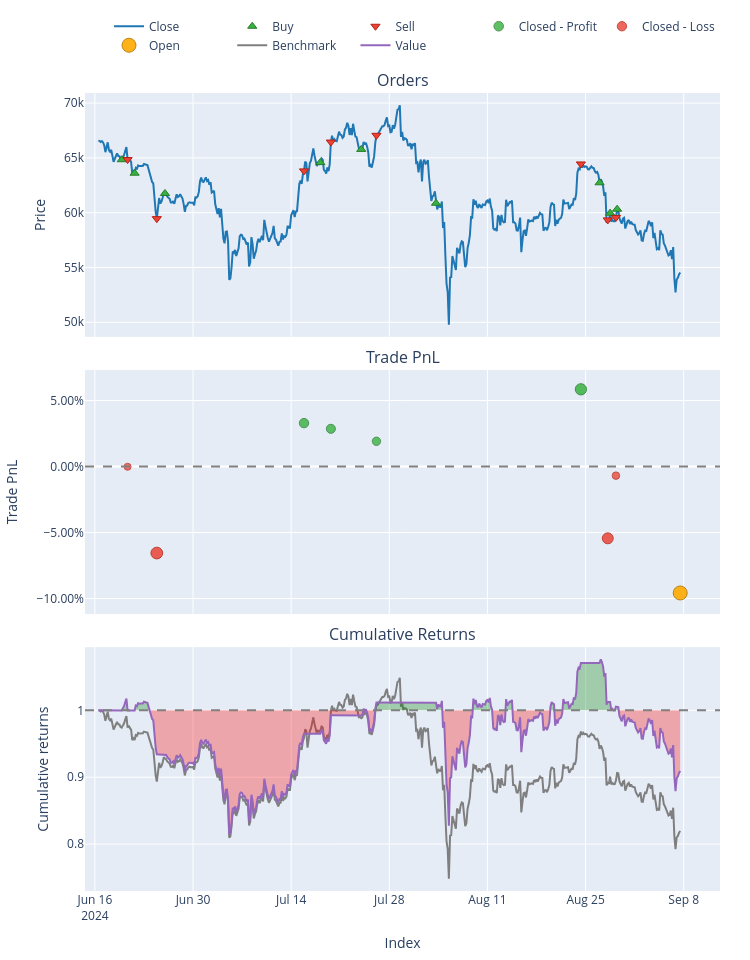
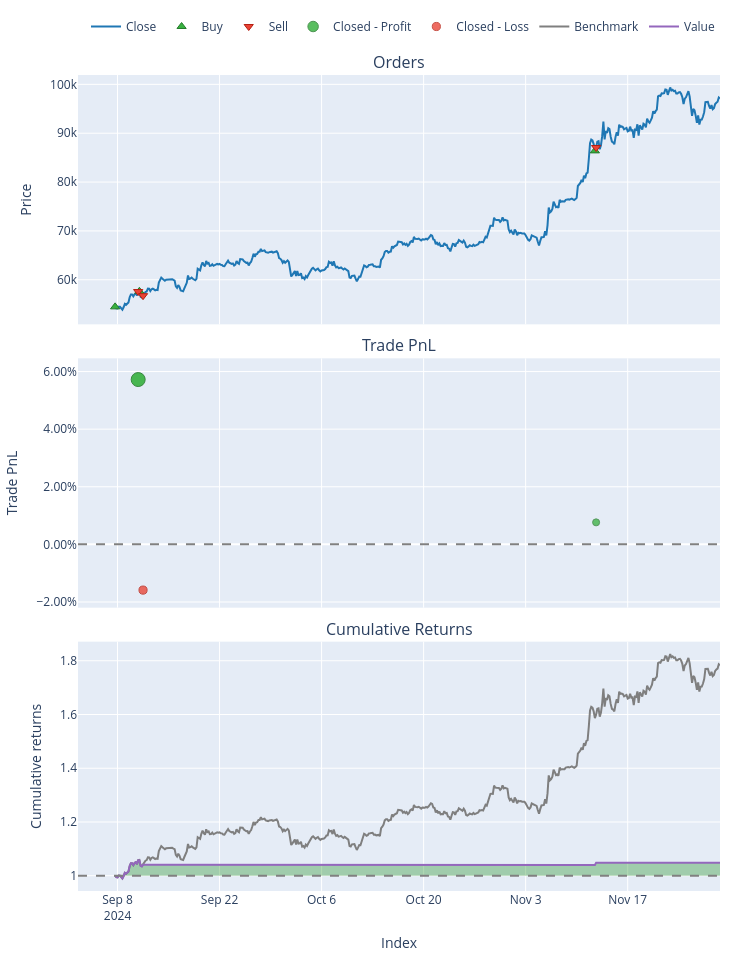
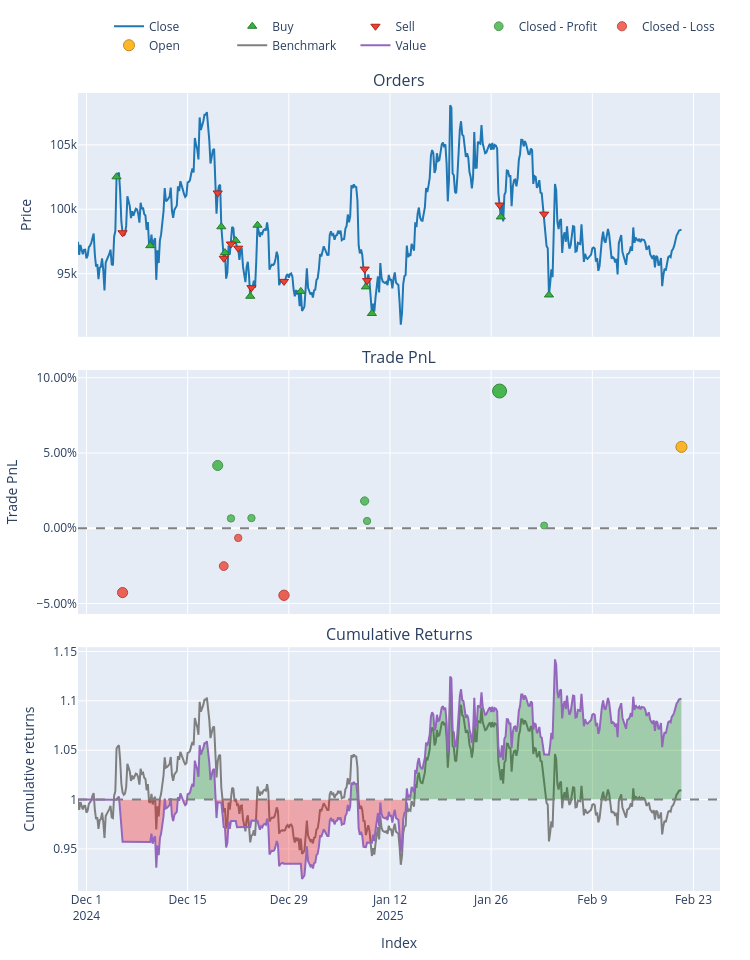

The code cell stored with these charts, in order, in its notebook:
### Markdown cell above
(This snippet): Load “best_rf_pipeline.pkl”, do final expanding walk-forward with vectorbt, threshold, and fees → get final robust out-of-sample performance

### Code cell
# THIRD CODE: Final Expanding Walk-Forward with VectorBT
# using the best pipeline loaded from best_rf_pipeline.pkl

# Step 1: Move to project root
%cd c:/Users/moham/OneDrive/ml_bot_trading

import warnings
warnings.filterwarnings("ignore")

import pandas as pd
import numpy as np
import MetaTrader5 as mt5
import vectorbt as vbt
import joblib

# Our modules
from data.data_loader import get_data_mt5
from features.feature_engineering import add_all_ta_features
from features.labeling_schemes import calculate_future_returns

# Sklearn
from sklearn.metrics import mean_squared_error

###########################################################
# 1) DATA LOADING & FEATURE ENGINEERING
###########################################################
if not mt5.initialize():
    print("Failed to initialize MT5")
else:
    data = get_data_mt5(symbol="BTCUSD", timeframe=mt5.TIMEFRAME_H4, n_bars=2000)
    mt5.shutdown()

df = add_all_ta_features(data)
df = calculate_future_returns(df).dropna(subset=["future_returns"])

# If df's index is date/time, ensure it's sorted chronologically if needed:
# df = df.sort_index()

X = df.drop(columns=["future_returns"])
y = df["future_returns"]

###########################################################
# 2) DEFINING EXPANDING SPLITS
###########################################################
def expanding_walk_forward_splits(X, y, n_splits=3):
    """
    Creates expanding walk-forward folds. For each fold i:
      - Train: [0 : fold_i]
      - Test:  [fold_i : fold_{i+1}]
    The last fold extends to the end.
    """
    n = len(X)
    fold_size = n // (n_splits + 1)
    splits = []
    
    for i in range(n_splits):
        train_end = (i+1) * fold_size
        if i == n_splits - 1:
            test_end = n
        else:
            test_end = (i+2) * fold_size
            if test_end > n:
                test_end = n
        
        X_train_fold = X.iloc[:train_end]
        y_train_fold = y.iloc[:train_end]
        
        X_test_fold = X.iloc[train_end:test_end]
        y_test_fold = y.iloc[train_end:test_end]
        
        splits.append((X_train_fold, y_train_fold, X_test_fold, y_test_fold))
    return splits

folds = expanding_walk_forward_splits(X, y, n_splits=3)
print(f"Number of folds: {len(folds)}")

###########################################################
# 3) LOAD BEST PIPELINE & RUN EXPANDING WALK-FORWARD
###########################################################
# This pipeline was saved in the second code (hyperparam tuning step)
best_pipeline = joblib.load("best_rf_pipeline.pkl")
print("Loaded best pipeline from 'best_rf_pipeline.pkl'")

threshold = 0.0005  # min predicted return for a trade
fees = 0.0002       # 0.02% transaction cost per trade

fold_results = {}

for i, (X_train_fold, y_train_fold, X_test_fold, y_test_fold) in enumerate(folds, start=1):
    print(f"\n=== Fold {i} ===")
    print(f"Train size: {len(X_train_fold)}, Test size: {len(X_test_fold)}")
    
    # 3.1 Fit the pipeline on this fold's train portion
    # The pipeline includes: [("scaler", StandardScaler()), ("rf", RandomForestRegressor with best hyperparams)]
    best_pipeline.fit(X_train_fold, y_train_fold)
    
    # 3.2 Predict on the test portion
    preds = best_pipeline.predict(X_test_fold)
    mse = mean_squared_error(y_test_fold, preds)
    
    # 3.3 Convert predictions => signals with threshold
    signals = np.where(preds > threshold, 1, np.where(preds < -threshold, -1, 0))
    
    # 3.4 Vectorbt backtest on the test portion
    df_test_fold = df.loc[X_test_fold.index].copy()  # label-based indexing
    close_prices = df_test_fold["close"]
    
    # pad signals if needed
    if len(signals) < len(close_prices):
        signals = np.append(signals, [0]*(len(close_prices)-len(signals)))
    
    signals_s = pd.Series(signals, index=close_prices.index)
    
    pf = vbt.Portfolio.from_signals(
        close_prices,
        entries=signals_s > 0,
        exits=signals_s < 0,
        init_cash=10000,
        freq='4H',
        fees=fees
    )
    
    total_return = pf.total_return()
    sharpe_ratio = pf.sharpe_ratio()
    
    print(f"Fold {i} MSE={mse:.2e}, Return={total_return:.2f}%, Sharpe={sharpe_ratio:.2f}")
    
    # Full stats
    print("\nVectorbt stats for Fold", i)
    print(pf.stats())

    # Optional: Plot
    fig = pf.plot()
    fig.show()
    
    # store results
    fold_results[i] = {
        "MSE": mse,
        "TotalReturn": total_return,
        "Sharpe": sharpe_ratio
    }

###########################################################
# 4) PRINT FOLD RESULTS
###########################################################
for i, stats in fold_results.items():
    print(f"\nFold {i} => MSE={stats['MSE']:.2e}, Return={stats['TotalReturn']:.2f}%, Sharpe={stats['Sharpe']:.2f}")

### Figure 1 — Plotly figure (JSON) as saved in the notebook; plotly's stock layout.template omitted (floating-point values rounded to 4 significant figures; data arrays with more than 128 entries replaced by an {"elided": "..."} marker saying what was removed)
{"data": [{"legendgroup": "0", "line": {"color": "#1f77b4"}, "name": "Close", "showlegend": true, "type": "scatter", "uid": "5306b807-f0d3-4a43-85c0-52082514bd79", "x": {"elided": "499 str values"}, "xaxis": "x", "y": {"elided": "499 float values"}, "yaxis": "y"}, {"customdata": [[0, 0.1542, 2.0], [2, 0.1572, 1.999], [4, 0.1513, 1.868], [6, 0.1494, 1.93], [8, 0.1509, 1.985], [10, 0.1662, 2.023], [12, 0.1707, 2.141], [14, 0.1689, 2.025], [16, 0.1667, 2.011]], "hovertemplate": "Order Id: %{customdata[0]}<br>Timestamp: %{x}<br>Price: %{y}<br>Size: %{customdata[1]:.6f}<br>Fees: %{customdata[2]:.6f}", "legendgroup": "1", "marker": {"color": "#37B13F", "line": {"color": "rgb(38,123,44)", "width": 1}, "size": 8, "symbol": "triangle-up"}, "mode": "markers", "name": "Buy", "type": "scatter", "uid": "b66f9fa4-1cd9-41e0-ace4-3d0a2c895f0f", "x": ["2024-06-19T20:00:00", "2024-06-21T16:00:00", "2024-06-26T00:00:00", "2024-07-18T04:00:00", "2024-07-24T00:00:00", "2024-08-03T16:00:00", "2024-08-27T00:00:00", "2024-08-28T12:00:00", "2024-08-29T12:00:00"], "xaxis": "x", "y": [64830.0, 63601, 61750.0, 64570.0, 65770.0, 60860.0, 62730.0, 59950.0, 60320.0], "yaxis": "y"}, {"customdata": [[1, 0.1542, 2.0], [3, 0.1572, 1.869], [5, 0.1513, 1.931], [7, 0.1494, 1.986], [9, 0.1509, 2.024], [11, 0.1662, 2.142], [13, 0.1707, 2.026], [15, 0.1689, 2.012]], "hovertemplate": "Order Id: %{customdata[0]}<br>Timestamp: %{x}<br>Price: %{y}<br>Size: %{customdata[1]:.6f}<br>Fees: %{customdata[2]:.6f}", "legendgroup": "2", "marker": {"color": "#EA4335", "line": {"color": "rgb(181,31,18)", "width": 1}, "size": 8, "symbol": "triangle-down"}, "mode": "markers", "name": "Sell", "type": "scatter", "uid": "d1768891-8461-443e-98ba-e640228c80dc", "x": ["2024-06-20T16:00:00", "2024-06-24T20:00:00", "2024-07-15T20:00:00", "2024-07-19T16:00:00", "2024-07-26T04:00:00", "2024-08-24T08:00:00", "2024-08-28T04:00:00", "2024-08-29T08:00:00"], "xaxis": "x", "y": [64850.0, 59460.0, 63810.0, 66440.0, 67060.0, 64450.0, 59340.0, 59560.0], "yaxis": "y"}, {"customdata": [[2, 2, 307.5, 0.03292], [3, 3, 276.0, 0.0286], [4, 4, 190.2, 0.01916], [5, 5, 592.0, 0.05853]], "hovertemplate": "Exit Trade Id: %{customdata[0]}<br>Position Id: %{customdata[1]}<br>Exit Timestamp: %{x}<br>PnL: %{customdata[2]:.6f}<br>Return: %{customdata[3]:.2%}", "legendgroup": "3", "marker": {"color": "#37B13F", "line": {"color": "rgb(38,123,44)", "width": 1}, "opacity": [0.8014, 0.7946, 0.7798, 0.8416], "size": [9.398, 9.082, 8.391, 11.27], "symbol": "circle"}, "mode": "markers", "name": "Closed - Profit", "type": "scatter", "uid": "a6eec927-ee7b-495d-bac5-0fd900278f45", "x": ["2024-07-15T20:00:00", "2024-07-19T16:00:00", "2024-07-26T04:00:00", "2024-08-24T08:00:00"], "xaxis": "x2", "y": [0.03292, 0.0286, 0.01916, 0.05853], "yaxis": "y2"}, {"customdata": [[0, 0, -1.6, -0.00016], [1, 1, -655.2, -0.06554], [6, 6, -582.2, -0.05438], [7, 7, -69.68, -0.006882]], "hovertemplate": "Exit Trade Id: %{customdata[0]}<br>Position Id: %{customdata[1]}<br>Exit Timestamp: %{x}<br>PnL: %{customdata[2]:.6f}<br>Return: %{customdata[3]:.2%}", "legendgroup": "4", "marker": {"color": "#EA4335", "line": {"color": "rgb(181,31,18)", "width": 1}, "opacity": [0.75, 0.8526, 0.835, 0.7605], "size": [7, 11.79, 10.97, 7.492], "symbol": "circle"}, "mode": "markers", "name": "Closed - Loss", "type": "scatter", "uid": "3c294509-1fc8-4db3-885c-17a9618759c1", "x": ["2024-06-20T16:00:00", "2024-06-24T20:00:00", "2024-08-28T04:00:00", "2024-08-29T08:00:00"], "xaxis": "x2", "y": [-0.00016, -0.06554, -0.05438, -0.006882], "yaxis": "y2"}, {"customdata": [[8, 8, -963.2, -0.09579]], "hovertemplate": "Exit Trade Id: %{customdata[0]}<br>Position Id: %{customdata[1]}<br>Exit Timestamp: %{x}<br>PnL: %{customdata[2]:.6f}<br>Return: %{customdata[3]:.2%}", "legendgroup": "5", "marker": {"color": "#FFAA00", "line": {"color": "rgb(178,118,0)", "width": 1}, "opacity": [0.9], "size": [14], "symbol": "circle"}, "mode": "markers", "name": "Open", "type": "scatter", "uid": "122fa961-148a-49be-9320-b32fd053bfbd", "x": ["2024-09-07T12:00:00"], "xaxis": "x2", "y": [-0.09579], "yaxis": "y2"}, {"legendgroup": "6", "line": {"color": "#7f7f7f"}, "name": "Benchmark", "showlegend": true, "type": "scatter", "uid": "3dbcd5a1-bbc3-4fe0-b99a-dfa20a2f08e9", "x": {"elided": "499 str values"}, "xaxis": "x3", "y": {"elided": "499 float values"}, "yaxis": "y3"}, {"hoverinfo": "skip", "legendgroup": "7", "line": {"color": "rgba(0, 0, 0, 0)", "width": 0}, "opacity": 0, "showlegend": false, "type": "scatter", "uid": "0e17559a-ed29-4ae9-8907-6ff56609e1b0", "x": {"elided": "499 str values"}, "xaxis": "x3", "y": {"elided": "499 int values"}, "yaxis": "y3"}, {"connectgaps": false, "fill": "tonexty", "fillcolor": "rgba(0, 128, 0, 0.3)", "hoverinfo": "skip", "legendgroup": "7", "line": {"color": "rgba(0, 0, 0, 0)", "width": 0}, "opacity": 0, "showlegend": false, "type": "scatter", "uid": "6bcf7801-453b-48a6-8109-54e1877c478f", "x": {"elided": "499 str values"}, "xaxis": "x3", "y": {"elided": "499 float values"}, "yaxis": "y3"}, {"hoverinfo": "skip", "legendgroup": "7", "line": {"color": "rgba(0, 0, 0, 0)", "width": 0}, "opacity": 0, "showlegend": false, "type": "scatter", "uid": "767d3bb6-0a09-46e6-bd0c-9777e9cc79d0", "x": {"elided": "499 str values"}, "xaxis": "x3", "y": {"elided": "499 int values"}, "yaxis": "y3"}, {"connectgaps": false, "fill": "tonexty", "fillcolor": "rgba(255, 0, 0, 0.3)", "hoverinfo": "skip", "legendgroup": "7", "line": {"color": "rgba(0, 0, 0, 0)", "width": 0}, "opacity": 0, "showlegend": false, "type": "scatter", "uid": "ccd00532-7b9c-4f98-b35a-daa29537b620", "x": {"elided": "499 str values"}, "xaxis": "x3", "y": {"elided": "499 float values"}, "yaxis": "y3"}, {"legendgroup": "8", "line": {"color": "#9467bd"}, "name": "Value", "showlegend": true, "type": "scatter", "uid": "672c1102-f61f-4ab9-b4ff-477f9f0abfb6", "x": {"elided": "499 str values"}, "xaxis": "x3", "y": {"elided": "499 float values"}, "yaxis": "y3"}, {"hoverinfo": "skip", "legendgroup": "7", "line": {"color": "rgba(0, 0, 0, 0)", "width": 0}, "opacity": 0, "showlegend": false, "type": "scatter", "uid": "4431b4f9-4a4b-4ad3-9d20-04722acdeea1", "x": {"elided": "499 str values"}, "xaxis": "x3", "y": {"elided": "499 int values"}, "yaxis": "y3"}], "layout": {"annotations": [{"font": {"size": 16}, "showarrow": false, "text": "Orders", "x": 0.5, "xanchor": "center", "xref": "paper", "y": 1, "yanchor": "bottom", "yref": "paper"}, {"font": {"size": 16}, "showarrow": false, "text": "Trade PnL", "x": 0.5, "xanchor": "center", "xref": "paper", "y": 0.6528, "yanchor": "bottom", "yref": "paper"}, {"font": {"size": 16}, "showarrow": false, "text": "Cumulative Returns", "x": 0.5, "xanchor": "center", "xref": "paper", "y": 0.3056, "yanchor": "bottom", "yref": "paper"}], "height": 960, "legend": {"orientation": "h", "traceorder": "normal", "x": 1, "xanchor": "right", "y": 1.042, "yanchor": "bottom"}, "margin": {"b": 30, "l": 30, "r": 30, "t": 30}, "shapes": [{"line": {"color": "gray", "dash": "dash"}, "type": "line", "x0": 0, "x1": 1, "xref": "paper", "y0": 0, "y1": 0, "yref": "y2"}, {"line": {"color": "gray", "dash": "dash"}, "type": "line", "x0": 0, "x1": 1, "xref": "paper", "y0": 1, "y1": 1, "yref": "y3"}], "showlegend": true, "width": 750, "xaxis": {"anchor": "y", "domain": [0, 1], "matches": "x3", "showticklabels": false}, "xaxis2": {"anchor": "y2", "domain": [0, 1], "matches": "x3", "showticklabels": false}, "xaxis3": {"anchor": "y3", "domain": [0, 1], "title": {"text": "Index"}}, "yaxis": {"anchor": "x", "domain": [0.6944, 1], "title": {"text": "Price"}}, "yaxis2": {"anchor": "x2", "domain": [0.3472, 0.6528], "tickformat": ".2%", "title": {"text": "Trade PnL"}}, "yaxis3": {"anchor": "x3", "domain": [0, 0.3056], "title": {"text": "Cumulative returns"}}}}

### Figure 2 — Plotly figure (JSON) as saved in the notebook; plotly's stock layout.template omitted (floating-point values rounded to 4 significant figures; data arrays with more than 128 entries replaced by an {"elided": "..."} marker saying what was removed)
{"data": [{"legendgroup": "0", "line": {"color": "#1f77b4"}, "name": "Close", "showlegend": true, "type": "scatter", "uid": "31f63303-d58d-4069-b39b-4bc3a69eebe0", "x": {"elided": "499 str values"}, "xaxis": "x", "y": {"elided": "499 float values"}, "yaxis": "y"}, {"customdata": [[0, 0.1836, 2.0], [2, 0.1834, 2.114], [4, 0.1204, 2.08]], "hovertemplate": "Order Id: %{customdata[0]}<br>Timestamp: %{x}<br>Price: %{y}<br>Size: %{customdata[1]:.6f}<br>Fees: %{customdata[2]:.6f}", "legendgroup": "1", "marker": {"color": "#37B13F", "line": {"color": "rgb(38,123,44)", "width": 1}, "size": 8, "symbol": "triangle-up"}, "mode": "markers", "name": "Buy", "type": "scatter", "uid": "ba0946e1-8d3f-4791-aa3d-5ee5d7f2d679", "x": ["2024-09-07T16:00:00", "2024-09-11T00:00:00", "2024-11-12T12:00:00"], "xaxis": "x", "y": [54450.0, 57640.0, 86380.0], "yaxis": "y"}, {"customdata": [[1, 0.1836, 2.115], [3, 0.1834, 2.081], [5, 0.1204, 2.097]], "hovertemplate": "Order Id: %{customdata[0]}<br>Timestamp: %{x}<br>Price: %{y}<br>Size: %{customdata[1]:.6f}<br>Fees: %{customdata[2]:.6f}", "legendgroup": "2", "marker": {"color": "#EA4335", "line": {"color": "rgb(181,31,18)", "width": 1}, "size": 8, "symbol": "triangle-down"}, "mode": "markers", "name": "Sell", "type": "scatter", "uid": "d8b76ae7-f5fe-4bdd-bd7c-fce2366ddfd0", "x": ["2024-09-10T20:00:00", "2024-09-11T12:00:00", "2024-11-12T16:00:00"], "xaxis": "x", "y": [57590.0, 56740.0, 87070.0], "yaxis": "y"}, {"customdata": [[0, 0, 572.1, 0.05722], [2, 2, 79.47, 0.007639]], "hovertemplate": "Exit Trade Id: %{customdata[0]}<br>Position Id: %{customdata[1]}<br>Exit Timestamp: %{x}<br>PnL: %{customdata[2]:.6f}<br>Return: %{customdata[3]:.2%}", "legendgroup": "3", "marker": {"color": "#37B13F", "line": {"color": "rgb(38,123,44)", "width": 1}, "opacity": [0.9, 0.75], "size": [14, 7], "symbol": "circle"}, "mode": "markers", "name": "Closed - Profit", "type": "scatter", "uid": "1fcaa336-51d8-495f-8ac8-347ffaeed1bc", "x": ["2024-09-10T20:00:00", "2024-11-12T16:00:00"], "xaxis": "x2", "y": [0.05722, 0.007639], "yaxis": "y2"}, {"customdata": [[1, 1, -167.8, -0.01587]], "hovertemplate": "Exit Trade Id: %{customdata[0]}<br>Position Id: %{customdata[1]}<br>Exit Timestamp: %{x}<br>PnL: %{customdata[2]:.6f}<br>Return: %{customdata[3]:.2%}", "legendgroup": "4", "marker": {"color": "#EA4335", "line": {"color": "rgb(181,31,18)", "width": 1}, "opacity": [0.7749], "size": [8.163], "symbol": "circle"}, "mode": "markers", "name": "Closed - Loss", "type": "scatter", "uid": "aa4ba5b6-4c8b-4a72-865d-18ec48747609", "x": ["2024-09-11T12:00:00"], "xaxis": "x2", "y": [-0.01587], "yaxis": "y2"}, {"legendgroup": "5", "line": {"color": "#7f7f7f"}, "name": "Benchmark", "showlegend": true, "type": "scatter", "uid": "2732b7c2-ccef-4bf6-bde8-a6ba81d52fed", "x": {"elided": "499 str values"}, "xaxis": "x3", "y": {"elided": "499 float values"}, "yaxis": "y3"}, {"hoverinfo": "skip", "legendgroup": "6", "line": {"color": "rgba(0, 0, 0, 0)", "width": 0}, "opacity": 0, "showlegend": false, "type": "scatter", "uid": "203bc0dd-2fee-419d-ae65-b5c4bb12e2fd", "x": {"elided": "499 str values"}, "xaxis": "x3", "y": {"elided": "499 int values"}, "yaxis": "y3"}, {"connectgaps": false, "fill": "tonexty", "fillcolor": "rgba(0, 128, 0, 0.3)", "hoverinfo": "skip", "legendgroup": "6", "line": {"color": "rgba(0, 0, 0, 0)", "width": 0}, "opacity": 0, "showlegend": false, "type": "scatter", "uid": "9eecc8b8-8a12-4806-b6fc-ea69fd5c165e", "x": {"elided": "499 str values"}, "xaxis": "x3", "y": {"elided": "499 float values"}, "yaxis": "y3"}, {"hoverinfo": "skip", "legendgroup": "6", "line": {"color": "rgba(0, 0, 0, 0)", "width": 0}, "opacity": 0, "showlegend": false, "type": "scatter", "uid": "77cb1bc9-419a-4363-87fc-e39492f891cf", "x": {"elided": "499 str values"}, "xaxis": "x3", "y": {"elided": "499 int values"}, "yaxis": "y3"}, {"connectgaps": false, "fill": "tonexty", "fillcolor": "rgba(255, 0, 0, 0.3)", "hoverinfo": "skip", "legendgroup": "6", "line": {"color": "rgba(0, 0, 0, 0)", "width": 0}, "opacity": 0, "showlegend": false, "type": "scatter", "uid": "14980993-fd86-48b8-b738-12e10570b342", "x": {"elided": "499 str values"}, "xaxis": "x3", "y": {"elided": "499 float values"}, "yaxis": "y3"}, {"legendgroup": "7", "line": {"color": "#9467bd"}, "name": "Value", "showlegend": true, "type": "scatter", "uid": "546562cb-407a-4225-9124-ecf1a6e5b011", "x": {"elided": "499 str values"}, "xaxis": "x3", "y": {"elided": "499 float values"}, "yaxis": "y3"}, {"hoverinfo": "skip", "legendgroup": "6", "line": {"color": "rgba(0, 0, 0, 0)", "width": 0}, "opacity": 0, "showlegend": false, "type": "scatter", "uid": "95ac8b59-5b33-4bfe-9a27-20201a00abec", "x": {"elided": "499 str values"}, "xaxis": "x3", "y": {"elided": "499 int values"}, "yaxis": "y3"}], "layout": {"annotations": [{"font": {"size": 16}, "showarrow": false, "text": "Orders", "x": 0.5, "xanchor": "center", "xref": "paper", "y": 1, "yanchor": "bottom", "yref": "paper"}, {"font": {"size": 16}, "showarrow": false, "text": "Trade PnL", "x": 0.5, "xanchor": "center", "xref": "paper", "y": 0.6528, "yanchor": "bottom", "yref": "paper"}, {"font": {"size": 16}, "showarrow": false, "text": "Cumulative Returns", "x": 0.5, "xanchor": "center", "xref": "paper", "y": 0.3056, "yanchor": "bottom", "yref": "paper"}], "height": 960, "legend": {"orientation": "h", "traceorder": "normal", "x": 1, "xanchor": "right", "y": 1.042, "yanchor": "bottom"}, "margin": {"b": 30, "l": 30, "r": 30, "t": 30}, "shapes": [{"line": {"color": "gray", "dash": "dash"}, "type": "line", "x0": 0, "x1": 1, "xref": "paper", "y0": 0, "y1": 0, "yref": "y2"}, {"line": {"color": "gray", "dash": "dash"}, "type": "line", "x0": 0, "x1": 1, "xref": "paper", "y0": 1, "y1": 1, "yref": "y3"}], "showlegend": true, "width": 750, "xaxis": {"anchor": "y", "domain": [0, 1], "matches": "x3", "showticklabels": false}, "xaxis2": {"anchor": "y2", "domain": [0, 1], "matches": "x3", "showticklabels": false}, "xaxis3": {"anchor": "y3", "domain": [0, 1], "title": {"text": "Index"}}, "yaxis": {"anchor": "x", "domain": [0.6944, 1], "title": {"text": "Price"}}, "yaxis2": {"anchor": "x2", "domain": [0.3472, 0.6528], "tickformat": ".2%", "title": {"text": "Trade PnL"}}, "yaxis3": {"anchor": "x3", "domain": [0, 0.3056], "title": {"text": "Cumulative returns"}}}}

### Figure 3 — Plotly figure (JSON) as saved in the notebook; plotly's stock layout.template omitted (floating-point values rounded to 4 significant figures; data arrays with more than 128 entries replaced by an {"elided": "..."} marker saying what was removed)
{"data": [{"legendgroup": "0", "line": {"color": "#1f77b4"}, "name": "Close", "showlegend": true, "type": "scatter", "uid": "9678e813-1dea-4c79-b794-22dda6011ede", "x": {"elided": "502 str values"}, "xaxis": "x", "y": {"elided": "502 float values"}, "yaxis": "y"}, {"customdata": [[0, 0.09752, 2.0], [2, 0.09849, 1.914], [4, 0.1011, 1.994], [6, 0.1006, 1.944], [8, 0.1003, 1.956], [10, 0.1042, 1.944], [12, 0.09908, 1.957], [14, 0.09986, 1.87], [16, 0.1013, 1.904], [18, 0.1041, 1.913], [20, 0.105, 2.087], [22, 0.112, 2.091]], "hovertemplate": "Order Id: %{customdata[0]}<br>Timestamp: %{x}<br>Price: %{y}<br>Size: %{customdata[1]:.6f}<br>Fees: %{customdata[2]:.6f}", "legendgroup": "1", "marker": {"color": "#37B13F", "line": {"color": "rgb(38,123,44)", "width": 1}, "size": 8, "symbol": "triangle-up"}, "mode": "markers", "name": "Buy", "type": "scatter", "uid": "5748ec83-d066-44b5-9209-be2bd1d72e18", "x": ["2024-12-05T04:00:00", "2024-12-09T20:00:00", "2024-12-19T16:00:00", "2024-12-20T04:00:00", "2024-12-21T16:00:00", "2024-12-23T16:00:00", "2024-12-24T16:00:00", "2024-12-30T16:00:00", "2025-01-08T16:00:00", "2025-01-09T12:00:00", "2025-01-27T08:00:00", "2025-02-03T00:00:00"], "xaxis": "x", "y": [102500.0, 97170.0, 98640.0, 96630.0, 97570.0, 93250.0, 98760.0, 93620.0, 93970.0, 91910.0, 99410.0, 93350.0], "yaxis": "y"}, {"customdata": [[1, 0.09752, 1.915], [3, 0.09849, 1.995], [5, 0.1011, 1.945], [7, 0.1006, 1.957], [9, 0.1003, 1.945], [11, 0.1042, 1.958], [13, 0.09908, 1.871], [15, 0.09986, 1.904], [17, 0.1013, 1.914], [19, 0.1041, 2.088], [21, 0.105, 2.092]], "hovertemplate": "Order Id: %{customdata[0]}<br>Timestamp: %{x}<br>Price: %{y}<br>Size: %{customdata[1]:.6f}<br>Fees: %{customdata[2]:.6f}", "legendgroup": "2", "marker": {"color": "#EA4335", "line": {"color": "rgb(181,31,18)", "width": 1}, "size": 8, "symbol": "triangle-down"}, "mode": "markers", "name": "Sell", "type": "scatter", "uid": "ad383274-7b2e-4e65-8f38-525fc93e0d20", "x": ["2024-12-06T00:00:00", "2024-12-19T04:00:00", "2024-12-20T00:00:00", "2024-12-21T00:00:00", "2024-12-22T00:00:00", "2024-12-23T20:00:00", "2024-12-28T08:00:00", "2025-01-08T12:00:00", "2025-01-08T20:00:00", "2025-01-27T04:00:00", "2025-02-02T08:00:00"], "xaxis": "x", "y": [98180.0, 101300.0, 96200.0, 97300.0, 96980.0, 93910.0, 94400.0, 95360.0, 94460.0, 100300.0, 99620.0], "yaxis": "y"}, {"customdata": [[1, 1, 399.0, 0.0417], [3, 3, 63.4, 0.006523], [5, 5, 65.61, 0.00675], [7, 7, 169.1, 0.01809], [8, 8, 45.78, 0.00481], [9, 9, 872.2, 0.09119], [10, 10, 18.72, 0.001794]], "hovertemplate": "Exit Trade Id: %{customdata[0]}<br>Position Id: %{customdata[1]}<br>Exit Timestamp: %{x}<br>PnL: %{customdata[2]:.6f}<br>Return: %{customdata[3]:.2%}", "legendgroup": "3", "marker": {"color": "#37B13F", "line": {"color": "rgb(38,123,44)", "width": 1}, "opacity": [0.8169, 0.7579, 0.7583, 0.7773, 0.7551, 0.9, 0.75], "size": [10.12, 7.37, 7.388, 8.276, 7.236, 14, 7], "symbol": "circle"}, "mode": "markers", "name": "Closed - Profit", "type": "scatter", "uid": "bea8887a-0334-4bf5-abf5-d098de96248c", "x": ["2024-12-19T04:00:00", "2024-12-21T00:00:00", "2024-12-23T20:00:00", "2025-01-08T12:00:00", "2025-01-08T20:00:00", "2025-01-27T04:00:00", "2025-02-02T08:00:00"], "xaxis": "x2", "y": [0.0417, 0.006523, 0.00675, 0.01809, 0.00481, 0.09119, 0.001794], "yaxis": "y2"}, {"customdata": [[0, 0, -427.5, -0.04276], [2, 2, -250.7, -0.02514], [4, 4, -62.91, -0.006431], [6, 6, -435.9, -0.04455]], "hovertemplate": "Exit Trade Id: %{customdata[0]}<br>Position Id: %{customdata[1]}<br>Exit Timestamp: %{x}<br>PnL: %{customdata[2]:.6f}<br>Return: %{customdata[3]:.2%}", "legendgroup": "4", "marker": {"color": "#EA4335", "line": {"color": "rgb(181,31,18)", "width": 1}, "opacity": [0.8187, 0.7892, 0.7578, 0.8217], "size": [10.21, 8.828, 7.363, 10.35], "symbol": "circle"}, "mode": "markers", "name": "Closed - Loss", "type": "scatter", "uid": "457fd6e5-3493-485d-acc1-2d3fa405c0df", "x": ["2024-12-06T00:00:00", "2024-12-20T00:00:00", "2024-12-22T00:00:00", "2024-12-28T08:00:00"], "xaxis": "x2", "y": [-0.04276, -0.02514, -0.006431, -0.04455], "yaxis": "y2"}, {"customdata": [[11, 11, 565.2, 0.05406]], "hovertemplate": "Exit Trade Id: %{customdata[0]}<br>Position Id: %{customdata[1]}<br>Exit Timestamp: %{x}<br>PnL: %{customdata[2]:.6f}<br>Return: %{customdata[3]:.2%}", "legendgroup": "5", "marker": {"color": "#FFAA00", "line": {"color": "rgb(178,118,0)", "width": 1}, "opacity": [0.8377], "size": [11.09], "symbol": "circle"}, "mode": "markers", "name": "Open", "type": "scatter", "uid": "fb38ef81-1d83-43eb-aaa9-695e98ad71ad", "x": ["2025-02-21T08:00:00"], "xaxis": "x2", "y": [0.05406], "yaxis": "y2"}, {"legendgroup": "6", "line": {"color": "#7f7f7f"}, "name": "Benchmark", "showlegend": true, "type": "scatter", "uid": "33af9e14-de5a-4e17-b592-814d9068909a", "x": {"elided": "502 str values"}, "xaxis": "x3", "y": {"elided": "502 float values"}, "yaxis": "y3"}, {"hoverinfo": "skip", "legendgroup": "7", "line": {"color": "rgba(0, 0, 0, 0)", "width": 0}, "opacity": 0, "showlegend": false, "type": "scatter", "uid": "132b5bf0-ac33-430d-b89f-c788b839b77f", "x": {"elided": "502 str values"}, "xaxis": "x3", "y": {"elided": "502 int values"}, "yaxis": "y3"}, {"connectgaps": false, "fill": "tonexty", "fillcolor": "rgba(0, 128, 0, 0.3)", "hoverinfo": "skip", "legendgroup": "7", "line": {"color": "rgba(0, 0, 0, 0)", "width": 0}, "opacity": 0, "showlegend": false, "type": "scatter", "uid": "a650b9a4-30de-463b-802d-b86bc976621f", "x": {"elided": "502 str values"}, "xaxis": "x3", "y": {"elided": "502 float values"}, "yaxis": "y3"}, {"hoverinfo": "skip", "legendgroup": "7", "line": {"color": "rgba(0, 0, 0, 0)", "width": 0}, "opacity": 0, "showlegend": false, "type": "scatter", "uid": "822eaa23-8a0a-4024-a985-67040f501cfe", "x": {"elided": "502 str values"}, "xaxis": "x3", "y": {"elided": "502 int values"}, "yaxis": "y3"}, {"connectgaps": false, "fill": "tonexty", "fillcolor": "rgba(255, 0, 0, 0.3)", "hoverinfo": "skip", "legendgroup": "7", "line": {"color": "rgba(0, 0, 0, 0)", "width": 0}, "opacity": 0, "showlegend": false, "type": "scatter", "uid": "b248c3c3-6545-4580-a5d6-4a91aeefc7d4", "x": {"elided": "502 str values"}, "xaxis": "x3", "y": {"elided": "502 float values"}, "yaxis": "y3"}, {"legendgroup": "8", "line": {"color": "#9467bd"}, "name": "Value", "showlegend": true, "type": "scatter", "uid": "6fa0cadd-039d-4f42-b59f-a0912be95d06", "x": {"elided": "502 str values"}, "xaxis": "x3", "y": {"elided": "502 float values"}, "yaxis": "y3"}, {"hoverinfo": "skip", "legendgroup": "7", "line": {"color": "rgba(0, 0, 0, 0)", "width": 0}, "opacity": 0, "showlegend": false, "type": "scatter", "uid": "927983b6-7d21-4808-a27f-1b93769f0322", "x": {"elided": "502 str values"}, "xaxis": "x3", "y": {"elided": "502 int values"}, "yaxis": "y3"}], "layout": {"annotations": [{"font": {"size": 16}, "showarrow": false, "text": "Orders", "x": 0.5, "xanchor": "center", "xref": "paper", "y": 1, "yanchor": "bottom", "yref": "paper"}, {"font": {"size": 16}, "showarrow": false, "text": "Trade PnL", "x": 0.5, "xanchor": "center", "xref": "paper", "y": 0.6528, "yanchor": "bottom", "yref": "paper"}, {"font": {"size": 16}, "showarrow": false, "text": "Cumulative Returns", "x": 0.5, "xanchor": "center", "xref": "paper", "y": 0.3056, "yanchor": "bottom", "yref": "paper"}], "height": 960, "legend": {"orientation": "h", "traceorder": "normal", "x": 1, "xanchor": "right", "y": 1.042, "yanchor": "bottom"}, "margin": {"b": 30, "l": 30, "r": 30, "t": 30}, "shapes": [{"line": {"color": "gray", "dash": "dash"}, "type": "line", "x0": 0, "x1": 1, "xref": "paper", "y0": 0, "y1": 0, "yref": "y2"}, {"line": {"color": "gray", "dash": "dash"}, "type": "line", "x0": 0, "x1": 1, "xref": "paper", "y0": 1, "y1": 1, "yref": "y3"}], "showlegend": true, "width": 750, "xaxis": {"anchor": "y", "domain": [0, 1], "matches": "x3", "showticklabels": false}, "xaxis2": {"anchor": "y2", "domain": [0, 1], "matches": "x3", "showticklabels": false}, "xaxis3": {"anchor": "y3", "domain": [0, 1], "title": {"text": "Index"}}, "yaxis": {"anchor": "x", "domain": [0.6944, 1], "title": {"text": "Price"}}, "yaxis2": {"anchor": "x2", "domain": [0.3472, 0.6528], "tickformat": ".2%", "title": {"text": "Trade PnL"}}, "yaxis3": {"anchor": "x3", "domain": [0, 0.3056], "title": {"text": "Cumulative returns"}}}}
